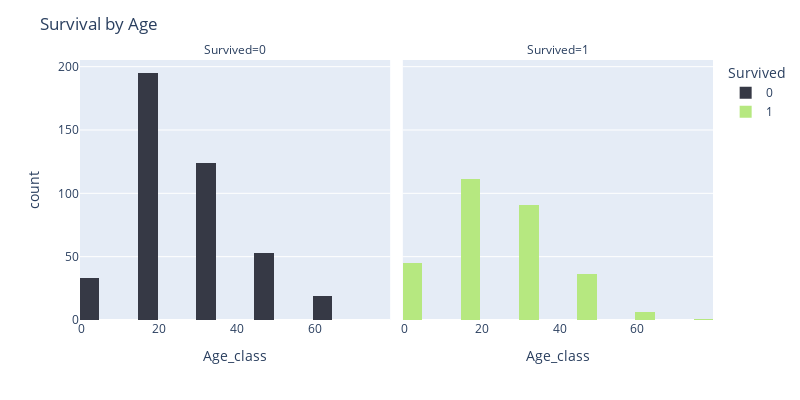

Notebook code cell kept with this figure:
### Code cell
fig = px.histogram(df, x="Age_class", facet_col="Survived", nbins=20,
                   color="Survived", color_discrete_sequence=["#363945", "#B6E880"])
fig.update_layout(height=400, width=800, title_text="Survival by Age")
fig.show()

### Figure 1 — Plotly figure (JSON) as saved in the notebook; plotly's stock layout.template omitted (floating-point values rounded to 4 significant figures; data arrays with more than 128 entries replaced by an {"elided": "..."} marker saying what was removed)
{"data": [{"alignmentgroup": "True", "bingroup": "x", "hovertemplate": "Survived=0<br>Age_class=%{x}<br>count=%{y}<extra></extra>", "legendgroup": "0", "marker": {"color": "#363945"}, "name": "0", "nbinsx": 20, "offsetgroup": "0", "orientation": "v", "showlegend": true, "type": "histogram", "x": {"elided": "549 int values"}, "xaxis": "x", "yaxis": "y"}, {"alignmentgroup": "True", "bingroup": "x", "hovertemplate": "Survived=1<br>Age_class=%{x}<br>count=%{y}<extra></extra>", "legendgroup": "1", "marker": {"color": "#B6E880"}, "name": "1", "nbinsx": 20, "offsetgroup": "1", "orientation": "v", "showlegend": true, "type": "histogram", "x": {"elided": "342 int values"}, "xaxis": "x2", "yaxis": "y2"}], "layout": {"annotations": [{"font": {}, "showarrow": false, "text": "Survived=0", "x": 0.245, "xanchor": "center", "xref": "paper", "y": 1, "yanchor": "bottom", "yref": "paper"}, {"font": {}, "showarrow": false, "text": "Survived=1", "x": 0.755, "xanchor": "center", "xref": "paper", "y": 1, "yanchor": "bottom", "yref": "paper"}], "barmode": "relative", "height": 400, "legend": {"title": {"text": "Survived"}, "tracegroupgap": 0}, "margin": {"t": 60}, "title": {"text": "Survival by Age"}, "width": 800, "xaxis": {"anchor": "y", "domain": [0, 0.49], "title": {"text": "Age_class"}}, "xaxis2": {"anchor": "y2", "domain": [0.51, 1], "matches": "x", "title": {"text": "Age_class"}}, "yaxis": {"anchor": "x", "domain": [0, 1], "title": {"text": "count"}}, "yaxis2": {"anchor": "x2", "domain": [0, 1], "matches": "y", "showticklabels": false}}}
